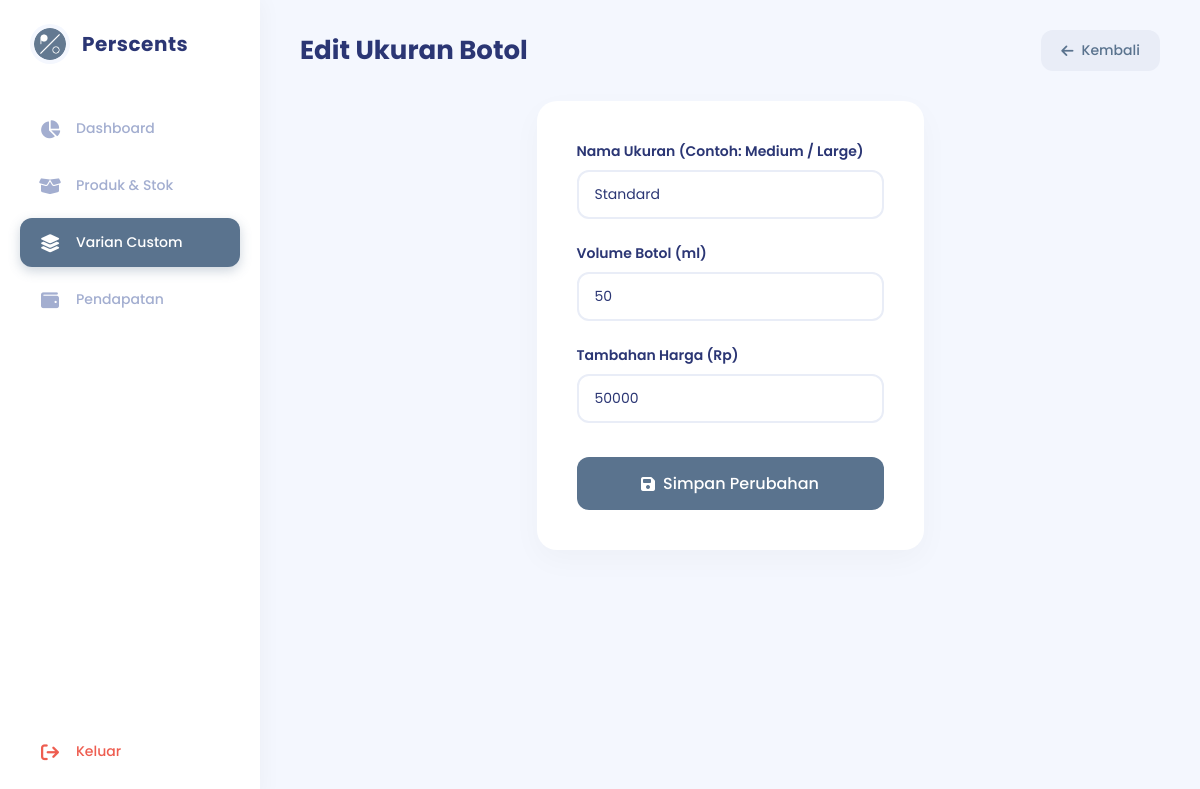
Page /admin/edit_ukuran.php?id=2 on the committed database.
### tables this page shows
CREATE TABLE IF NOT EXISTS `mst_ukuran` (
  `id` int(11) NOT NULL AUTO_INCREMENT,
  `nama` varchar(50) NOT NULL,
  `ml` int(11) NOT NULL,
  `deskripsi` varchar(50) NOT NULL DEFAULT '',
  `tambahan_harga` int(11) DEFAULT '0',
  PRIMARY KEY (`id`)
);

### config/koneksi.php (called while the page is built, shortened)
<?php
$base_url = "http://localhost/perscents";
?>

### admin/edit_ukuran.php (the view, shortened to what this page needs)
<?php
require_once '../config/koneksi.php';
$id = isset($_GET['id']) ? (int)$_GET['id'] : 0;
$query = mysqli_query($conn, "SELECT * FROM mst_ukuran WHERE id = $id");
$data = mysqli_fetch_assoc($query);
?>
<!DOCTYPE html>
<html lang="id">
<head>
    <link rel="stylesheet" href="https://cdnjs.cloudflare.com/ajax/libs/font-awesome/6.4.0/css/all.min.css">
</head>
<body>
    <aside class="sidebar">
        <div class="sidebar-logo">
            <img src="<?= $base_url; ?>/assets/Logo_Perscents.png" alt="Logo">
            <h2>Perscents</h2>
        </div>
        <ul class="sidebar-menu">
            <li><a href="index.php" class="<?= (basename($_SERVER['PHP_SELF']) == 'index.php') ? 'active' : ''; ?>"><i class="fa-solid fa-chart-pie"></i> Dashboard</a></li>
            <li><a href="produk.php" class="<?= (basename($_SERVER['PHP_SELF']) == 'produk.php') ? 'active' : ''; ?>"><i class="fa-solid fa-box-open"></i> Produk & Stok</a></li>
            <li><a href="variant_management.php" class="<?= (strpos(basename($_SERVER['PHP_SELF']), 'variant') !== false || strpos(basename($_SERVER['PHP_SELF']), 'ukuran') !== false || strpos(basename($_SERVER['PHP_SELF']), 'ketahanan') !== false) ? 'active' : ''; ?>"><i class="fa-solid fa-layer-group"></i> Varian Custom</a></li>
            <li><a href="pendapatan.php" class="<?= (basename($_SERVER['PHP_SELF']) == 'pendapatan.php' || basename($_SERVER['PHP_SELF']) == 'detail_pesanan.php') ? 'active' : ''; ?>"><i class="fa-solid fa-wallet"></i> Pendapatan</a></li>
            <li style="margin-top: auto;"><a href="logout_admin.php" style="color: #EE5D50;"><i class="fa-solid fa-arrow-right-from-bracket"></i> Keluar</a></li>
        </ul>
    </aside>
    <main class="main-wrapper">
        <header class="topbar">
            <h1 class="page-title">Edit Ukuran Botol</h1>
            <a href="variant_management.php" class="btn-primary" style="background:#E9EDF7; color:#5A738E;"><i class="fa-solid fa-arrow-left"></i> Kembali</a>
        </header>
        <div class="form-card">
            <form action="" method="POST" enctype="multipart/form-data">
<div class="form-group"><label>Nama Ukuran (Contoh: Medium / Large)</label><input type="text" name="nama" class="form-control" value="<?= htmlspecialchars($data['nama']); ?>" required></div>
<div class="form-group"><label>Volume Botol (ml)</label><input type="number" name="ml" class="form-control" value="<?= $data['ml']; ?>" required></div>
<div class="form-group"><label>Tambahan Harga (Rp)</label><input type="number" name="tambahan_harga" class="form-control" value="<?= $data['tambahan_harga']; ?>" required></div>
                <button type="submit" name="submit" class="btn-primary" style="width: 100%; justify-content: center; padding: 14px; font-size: 16px; margin-top: 10px;"><i class="fa-solid fa-floppy-disk"></i> Simpan Perubahan</button>
            </form>
        </div>
    </main>
</body>
</html>

### admin/edit_ukuran.php (style rules this page uses)
* { margin: 0; padding: 0; box-sizing: border-box; font-family: 'Poppins', sans-serif; }
body { background-color: #F4F7FE; color: #2B3674; display: flex; font-size: 14px; }
.sidebar { width: 260px; background: #ffffff; height: 100vh; position: fixed; left: 0; top: 0; box-shadow: 4px 0 20px rgba(0,0,0,0.03); display: flex; flex-direction: column; padding: 24px 20px; z-index: 100; }
.sidebar-logo { display: flex; align-items: center; gap: 12px; margin-bottom: 40px; padding: 0 10px; }
.sidebar-logo img { width: 40px; height: 40px; border-radius: 50%; object-fit: cover; background: #F4F7FE; padding: 4px; }
.sidebar-logo h2 { font-size: 20px; font-weight: 700; color: #2B3674; letter-spacing: 0.5px; }
.sidebar-menu { list-style: none; display: flex; flex-direction: column; gap: 8px; flex-grow: 1; }
.sidebar-menu a { display: flex; align-items: center; gap: 14px; padding: 14px 18px; color: #A3AED0; text-decoration: none; font-weight: 500; border-radius: 12px; transition: all 0.3s ease; }
.sidebar-menu a i { font-size: 18px; width: 24px; text-align: center; }
.sidebar-menu a.active { background: #5A738E; color: #ffffff; box-shadow: 0 4px 12px rgba(90, 115, 142, 0.3); }
.main-wrapper { margin-left: 260px; width: calc(100% - 260px); min-height: 100vh; padding: 30px 40px; display: flex; flex-direction: column; }
.topbar { display: flex; justify-content: space-between; align-items: center; margin-bottom: 30px; }
.topbar .page-title { font-size: 26px; font-weight: 700; color: #2B3674; }
.btn-primary { background: #5A738E; color: white; padding: 10px 20px; border-radius: 12px; font-weight: 500; text-decoration: none; display: inline-flex; align-items: center; justify-content: center; gap: 8px; font-size: 14px; transition: 0.3s; border: none; cursor: pointer; }
.search-input, .select-filter, .form-control { padding: 12px 16px; border: 2px solid #E9EDF7; border-radius: 12px; font-size: 14px; color: #2B3674; outline: none; transition: 0.3s; background: white; }
.form-card { max-width: 800px; margin: 0 auto; background: white; border-radius: 20px; padding: 40px; box-shadow: 0 10px 30px rgba(0,0,0,0.03); }
.form-group { margin-bottom: 24px; }
.form-group label { display: block; font-weight: 600; margin-bottom: 8px; font-size: 14px; color: #2B3674; }

### rows in the picture
mst_ukuran: nama "Standard", ml "50", tambahan_harga "50000"
